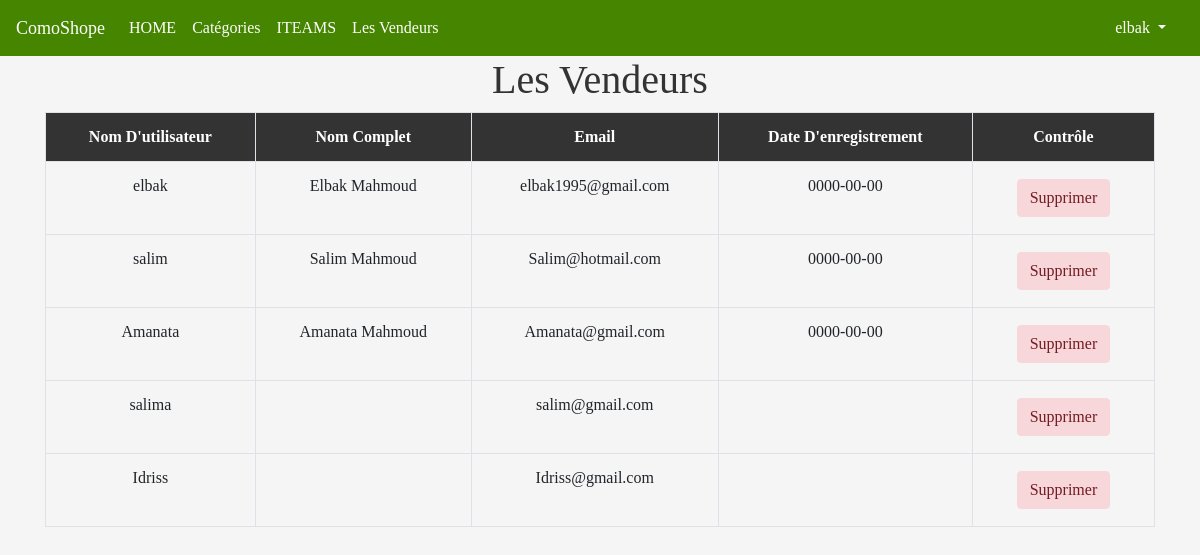
The page /admin/showMember.php (signed in) on the database as committed earlier.
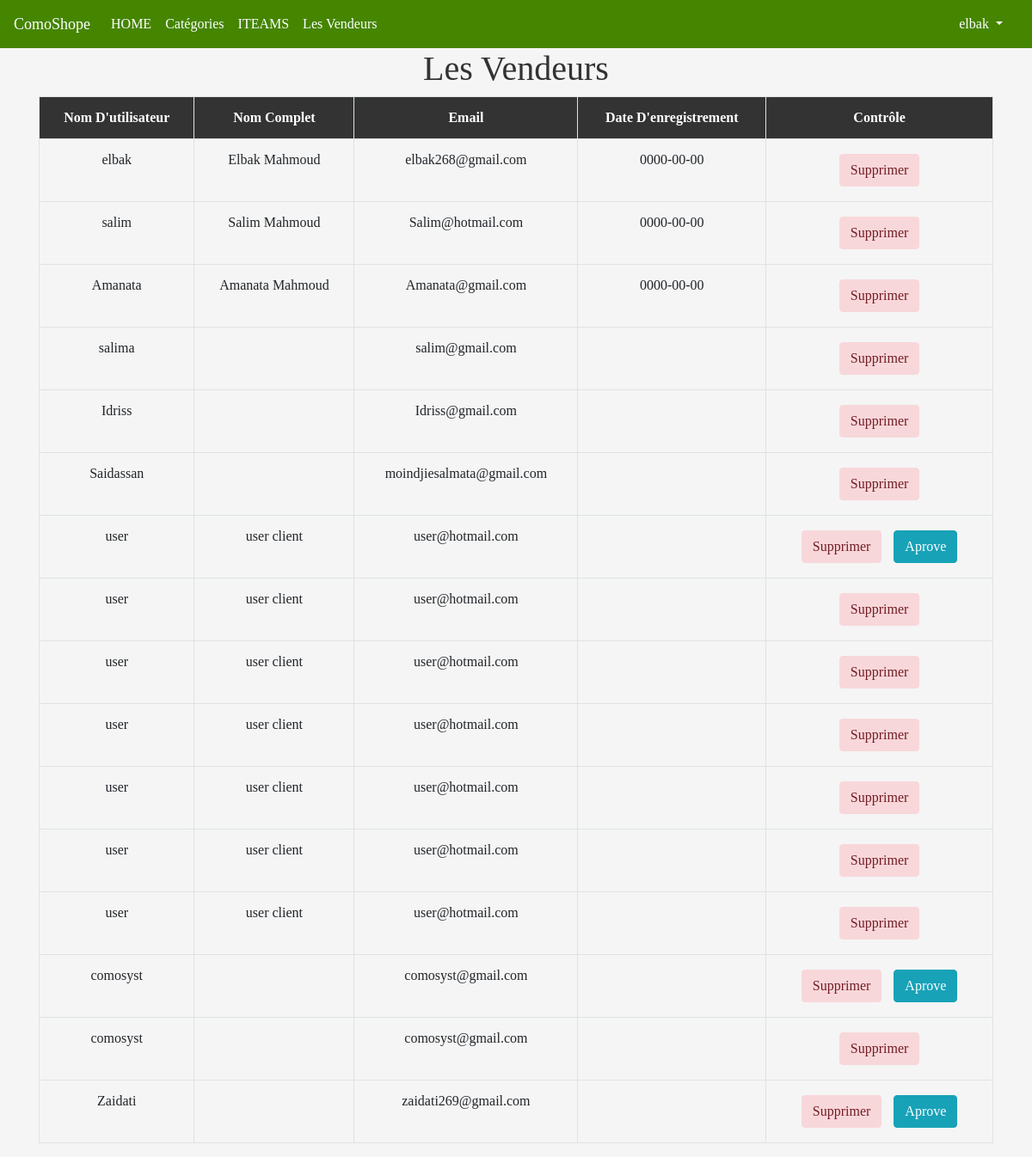
The same page on the database as committed later.
### tables this page shows
CREATE TABLE `sellers` (
  `SellerID` int NOT NULL,
  `StoreName` varchar(255) DEFAULT NULL,
  `Mobile` int DEFAULT NULL,
  `RegisterDate` date DEFAULT NULL,
  `TrustStatus` tinyint DEFAULT NULL COMMENT 'seller rank',
  `Aprovable` tinyint DEFAULT NULL,
  `Delleted` tinyint DEFAULT '0',
  `WhoDelleted` int DEFAULT NULL,
  `DateDeleted` date DEFAULT NULL,
  `WhoAprovaled` int DEFAULT NULL,
  `BusinessLocation` int DEFAULT NULL,
  `IslandStore` varchar(255) DEFAULT NULL,
  `StoreAdress` varchar(255) DEFAULT NULL,
  `ClientID` int DEFAULT NULL,
  `PlaceDescription` varchar(255) DEFAULT NULL,
  `Gouvernorate` int DEFAULT NULL,
  `City` int DEFAULT NULL,
  `ISLAND` int DEFAULT NULL,
  `Verificated` varchar(15) DEFAULT NULL,
  `BestSeller` varchar(15) DEFAULT NULL
);

CREATE TABLE `clients` (
  `ClientID` int NOT NULL,
  `Username` varchar(255) NOT NULL,
  `Password` varchar(255) NOT NULL,
  `Email` varchar(255) NOT NULL,
  `FirstName` varchar(255) DEFAULT NULL,
  `LastName` varchar(255) DEFAULT NULL,
  `FullName` varchar(255) DEFAULT NULL,
  `City` int DEFAULT NULL,
  `Island` int DEFAULT NULL,
  `Gouvernorate` int DEFAULT NULL,
  `Date` date DEFAULT NULL,
  `Country` varchar(255) DEFAULT NULL,
  `IslandName` varchar(255) DEFAULT NULL,
  `Mobile` bigint DEFAULT NULL,
  `Avatar` varchar(250) DEFAULT NULL,
  `CodeChat` bigint DEFAULT NULL,
  `Adress` varchar(255) DEFAULT NULL
);

### admin/includes/languages/english.php (called while the page is built, shortened)
<?php
function lang($phrase=null){
	return $lang[$phrase];
}
 ?>

### admin/showMember.php (the view, shortened to what this page needs)
<?php
if (isset($_SESSION["username"])) {
include("init.php");
$stmt = $conn->prepare("SELECT clients.*,
  sellers.SellerID AS SELID, sellers.Mobile AS MOBILESELL, sellers.StoreAdress, sellers.StoreName,sellers.RegisterDate AS rgdate,
  sellers.Aprovable
  FROM clients
  INNER JOIN sellers ON clients.ClientID = sellers.ClientID");
$stmt ->execute();
$result = $stmt->fetchAll();
if (! empty($result)) {
 ?>
 <h1 class="text-center"><?php echo lang("sellers")?></h1>
 <div class="container">
 <div class="table-responcive">
   <table class="member-table text-center table table-bordered">
     <tr>
       <td><strong><?php echo lang("userName")?></strong></td>
       <td><strong><?php echo lang("fullName")?></strong></td>
       <td><strong><?php echo lang("email")?></strong></td>
       <td><strong><?php echo lang("registerDate")?></strong></td>
       <td><strong><?php echo lang("control")?></strong></td>
     </tr>
     <?php foreach ($result as $row ){
       echo "<tr>";
       echo "<td>".$row['Username']."</td>";
       echo "<td>".$row['FirstName']." ".$row['LastName']."</td>";
       echo "<td>".$row['Email']."</td>";
       echo "<td>".$row['rgdate']."</td>";
       echo '<td>
       <a href="members.php?do=delete&UserID='.$row['SELID']."&empleyee =".$_SESSION['username'].'" class="btn btn-danger member_btn">'; echo lang("delete"); echo'</a>
       ';
       if ($row['Aprovable']==6) {
      echo '   <a href="members.php?do=aprove&UserID='.$row['SELID']."&empleyee =".$_SESSION['username'].'" class="btn btn-info member_btn">'.lang("aprove").'</a>';
       }
       echo '
       </td>';
       echo "</tr>";
     } ?>
   </table>
 </div>
 </div>
 <?php
}
include($template ."footer.php");
}
else {
  header("location:index.php");
  exit;
}
  ?>

### admin/includes/templates/header.php (shortened to what this page needs)
<!DOCTYPE html>
<html>
<head>
	<link rel="stylesheet" type="text/css" href="theme/css/bootstrap.min.css">
	<link rel="stylesheet" type="text/css" href="theme/css/admin.css">
	<link rel="stylesheet" type="text/css" href="theme/css/all.min.css">
	<link rel="stylesheet" type="text/css" href="theme/css/jquery-ui.css">
	<link rel="stylesheet" type="text/css" href="theme/css/jquery.selectBoxIt.css">
</head>
<body>

### admin/init.php (shortened to what this page needs)
<?php
$template = "includes/templates/";
$language ="includes/languages/";
include($template ."header.php");
include($language."english.php");
if(!isset($nonavbar)){
  include($template."navbar.php");
}
?>

### admin/includes/templates/navbar.php (shortened to what this page needs)
<nav class="navbar navbar-expand-lg navbar-dark bg-dark ">
  <a class="navbar-brand" href="index.php"><?php echo lang("brand"); ?></a>
  <div class="collapse navbar-collapse" id="navbarSupportedContent">
    <ul class="navbar-nav mr-auto">
      <li class="nav-item ">
        <a class="nav-link" href="dashboard.php"><?php echo lang("home_admin"); ?><span class="sr-only">(current)</span></a>
      </li>
      <li class="nav-item ">
        <a class="nav-link" href="categories.php?do=manage"><?php echo lang("categories"); ?><span class="sr-only">(current)</span></a>
      </li>
      <li class="nav-item ">
        <a class="nav-link" href="items.php"><?php echo lang("iteams"); ?><span class="sr-only">(current)</span></a>
      </li>
      <li class="nav-item ">
        <a class="nav-link" href="showMember.php?UserID=<?php echo $_SESSION['UserID']; ?>"><?php echo lang("sellers"); ?><span class="sr-only">(current)</span></a>
      </li>
    </ul>
    <ul class="navbar-nav ml-auto">
      <li class="nav-item dropdown ">
        <a class="nav-link dropdown-toggle" href="#" id="navbarDropdown" role="button" data-toggle="dropdown" aria-haspopup="true" aria-expanded="false">
          <?php echo $_SESSION['username'];  ?>
        </a>
      </li>
    </ul>
  </div>
</nav>

### admin/includes/templates/footer.php (shortened to what this page needs)
</body>
</html>

### admin/theme/css/admin.css (style rules this page uses)
* { -moz-box-sizing: border-box;; box-sizing: border-box; -webkit-box-sizing: border-box; }
body { font-size: 16px; background-color: #f5f5f5; font-family: 'Cormorant Garamond', serif; color: #333 ; }
span , a { color: #155724; }
a { text-decoration: none!important; }
.navbar { background-color: #458500 !important; }
.navbar-brand { font-size: 18px; }
.navbar-dark .navbar-nav .nav-link { color: white; }
.dropdown, .dropleft, .dropright, .dropup { right: 10px; }
.member_btn { margin: 5px; }
.member-table tr:first-child td { background-color: #333; color: #fff; }
ul { list-style: none; }
.btn-danger { color:#721c24 !important; background-color: #f8d7da; border-color: #f8d7da !important; }

Rows that differ between the two databases and show on the page:
changed through a linked row, sellers "elbak": ClientID.Email "elbak1995@gmail.com" → "elbak268@gmail.com"
added sellers: ClientID.Username "Saidassan", ClientID.Email "moindjiesalmata@gmail.com"
added sellers: ClientID.Username "user", ClientID.FirstName "user", ClientID.LastName "client", ClientID.Email "user@hotmail.com"
added sellers: ClientID.Username "user", ClientID.FirstName "user", ClientID.LastName "client", ClientID.Email "user@hotmail.com"
added sellers: ClientID.Username "user", ClientID.FirstName "user", ClientID.LastName "client", ClientID.Email "user@hotmail.com"
added sellers: ClientID.Username "user", ClientID.FirstName "user", ClientID.LastName "client", ClientID.Email "user@hotmail.com"
added sellers: ClientID.Username "user", ClientID.FirstName "user", ClientID.LastName "client", ClientID.Email "user@hotmail.com"
added sellers: ClientID.Username "user", ClientID.FirstName "user", ClientID.LastName "client", ClientID.Email "user@hotmail.com"
added sellers: ClientID.Username "user", ClientID.FirstName "user", ClientID.LastName "client", ClientID.Email "user@hotmail.com"
added sellers: ClientID.Username "comosyst", ClientID.Email "comosyst@gmail.com"
added sellers: ClientID.Username "comosyst", ClientID.Email "comosyst@gmail.com"
added sellers: ClientID.Username "Zaidati", ClientID.Email "zaidati269@gmail.com"
